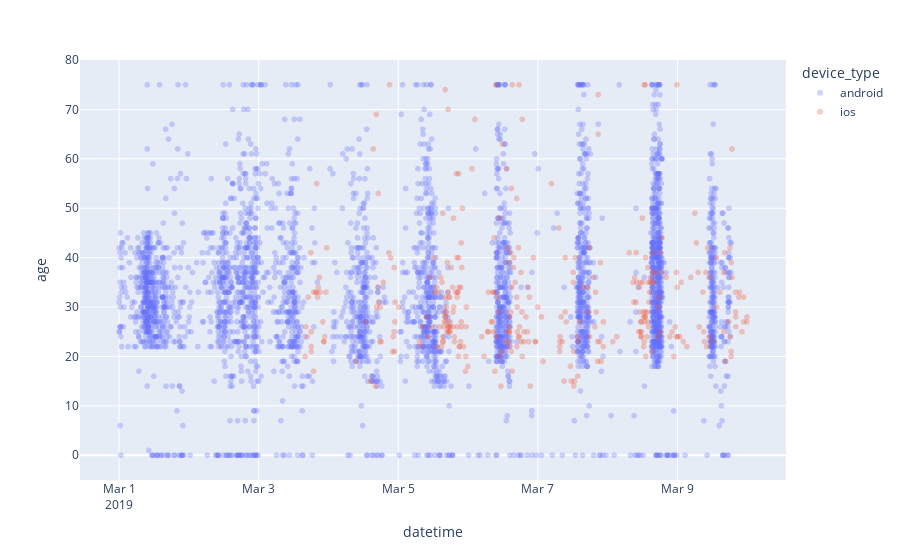

The code cell stored with this chart in its notebook:
### Code cell
fig = px.scatter(
    data_clicks, 
    y='age', x='datetime', 
    color='device_type',
    opacity=.3
)
fig.show()

### Figure 1 — Plotly figure (JSON) as saved in the notebook; plotly's stock layout.template omitted (floating-point values rounded to 4 significant figures; data arrays with more than 128 entries replaced by an {"elided": "..."} marker saying what was removed)
{"data": [{"hovertemplate": "device_type=android<br>datetime=%{x}<br>age=%{y}<extra></extra>", "legendgroup": "android", "marker": {"color": "#636efa", "opacity": 0.3, "symbol": "circle"}, "mode": "markers", "name": "android", "showlegend": true, "type": "scattergl", "x": {"elided": "3757 str values"}, "xaxis": "x", "y": {"elided": "3757 int values"}, "yaxis": "y"}, {"hovertemplate": "device_type=ios<br>datetime=%{x}<br>age=%{y}<extra></extra>", "legendgroup": "ios", "marker": {"color": "#EF553B", "opacity": 0.3, "symbol": "circle"}, "mode": "markers", "name": "ios", "showlegend": true, "type": "scattergl", "x": {"elided": "351 str values"}, "xaxis": "x", "y": {"elided": "351 int values"}, "yaxis": "y"}], "layout": {"autosize": true, "legend": {"title": {"text": "device_type"}, "tracegroupgap": 0}, "margin": {"t": 60}, "xaxis": {"anchor": "y", "autorange": true, "domain": [0, 1], "range": ["2019-02-28 10:54:25.4918", "2019-03-10 12:58:54.5082"], "title": {"text": "datetime"}, "type": "date"}, "yaxis": {"anchor": "x", "autorange": true, "domain": [0, 1], "range": [-5.807, 80.81], "title": {"text": "age"}, "type": "linear"}}}
